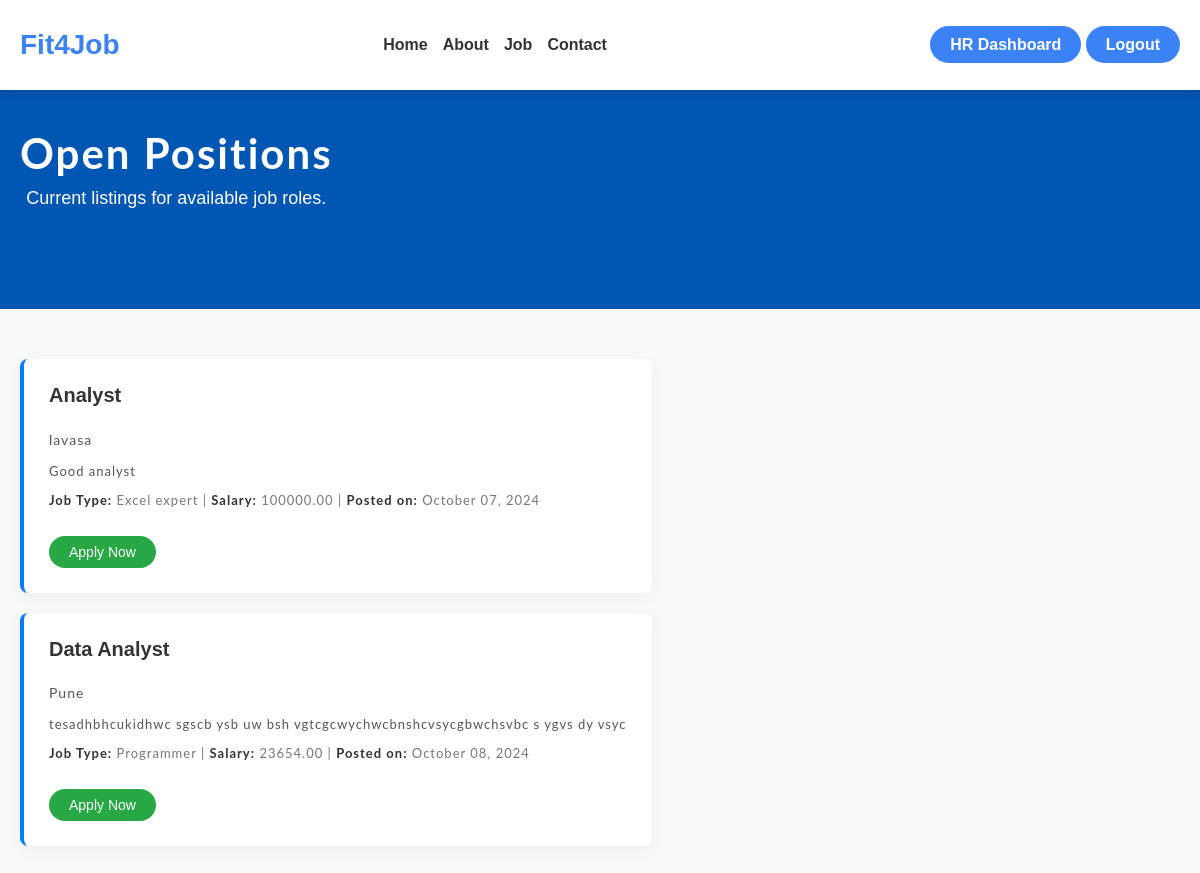
/job-list/ (signed in), run on the app's committed database.
### ats_app/models.py (models this page shows, shortened)
class Job(models.Model):
    title = models.CharField(max_length=100)
    description = models.TextField()
    job_type = models.CharField(max_length=50)
    location = models.CharField(max_length=100)
    skills = models.CharField(max_length=200)
    salary = models.DecimalField(max_digits=10, decimal_places=2)
    created_at = models.DateTimeField(auto_now_add=True)
    updated_at = models.DateTimeField(auto_now=True)
    user = models.ForeignKey(User,on_delete=models.CASCADE)

### ats_app/views.py (the view)
    def wrapper(request, *args, **kwargs):
        if 'username' in request.session:
            return view_func(request, *args, **kwargs)
        else:
            messages.error(request, 'You need to log in to access this page.')
            return redirect('signin')

### ats_app/views.py (called while the page is built)
def is_authenticated(view_func):
    def wrapper(request, *args, **kwargs):
        if 'username' in request.session:
            return view_func(request, *args, **kwargs)
        else:
            messages.error(request, 'You need to log in to access this page.')
            return redirect('signin')
    return wrapper

@is_authenticated
def job_view(request):
    jobs = Job.objects.all()
    return render(request, 'main/job_list.html', {'jobs': jobs})

### templates/main/job_list.html (shortened to what this page needs)
{% extends 'base.html' %}
{% load static %}
{% block content %}
<div class="job-masthead">
    <div class="container">
        <div class="row">
            <div class="col-md-10 offset-md-1">
                <div class="job-heading-container">
                    <h1 class="job-heading">Open Positions</h1>
                    <span class="job-subheading">Current listings for available job roles.</span>
                </div>
            </div>
        </div>
    </div>
</div>
<section>
    <div class="container">
        <div class="row">
            <div class="col-md-10 offset-md-1">
                <ul class="job-listings-container">
                    {% for job in jobs %}
                    <li class="job-item-card">
                        <div class="job-content">
                            <h4 class="job-item-title">{{ job.title }}</h4>
                            <p class="job-item-location">{{ job.location }}</p>
                            <p class="job-item-description">{{ job.description }}</p>
                            <p class="job-item-meta">
                                <strong>Job Type:</strong> {{ job.job_type }} |
                                <strong>Salary:</strong> {{ job.salary }} |
                                <strong>Posted on:</strong> {{ job.created_at|date:"F d, Y" }}
                            </p>
                        </div>
                        <a href="{% url 'apply_for_job' job.id %}" class="btn-apply-job">Apply Now</a>
                    </li>
                    {% endfor %}
                </ul>
            </div>
        </div>
    </div>
</section>
{% endblock content %}

### static/css/style copy.css (style rules this page uses)
body { font-family: 'Poppins', sans-serif; margin: 0; padding: 0; background-color: #f4f4f4; color: #333; margin-top: 80px; }
.container { display: flex; justify-content: space-between; align-items: center; margin: 20px; }
body { margin: 0; }
h1 { font-family: 'Lato', sans-serif; font-weight: 200; letter-spacing: 2px; font-size: 35px; }
p { font-family: 'Lato', sans-serif; letter-spacing: 1px; font-size: 14px; color: #333333; }

### static/css/job_category.css (style rules this page uses)
html, body { overflow-x: hidden; }

### static/css/about.css (style rules this page uses)
html, body { height: 100%; margin: 0; }

### templates/main/job_list.html (style rules this page uses)
body { font-family: 'Arial', sans-serif; background-color: #f9f9f9; margin: 0; padding: 0; }
.job-masthead { background-color: #0056b3; padding: 80px 0; color: white; text-align: center; }
.job-masthead .job-heading { font-size: 42px; font-weight: 700; margin-bottom: 10px; }
.job-masthead .job-subheading { font-size: 18px; font-weight: 300; }
.job-listings-container { list-style: none; padding: 0; margin-top: 30px; }
.job-item-card { background-color: #fff; border-radius: 8px; margin-bottom: 20px; padding: 25px; box-shadow: 0 4px 15px rgba(0, 0, 0, 0.05); transition: box-shadow 0.3s ease; display: flex; flex-direction: column; border-left: 4px solid #007bff; }
.job-item-title { font-size: 20px; font-weight: 600; margin: 0; color: #333; }
.job-item-company, .job-item-location { font-size: 14px; font-weight: 400; margin-top: 5px; color: #555; }
.job-item-description { margin-top: 15px; font-size: 13px; color: #555; }
.job-item-meta { font-size: 13px; color: #777; margin-top: 10px; }
.job-item-meta strong { color: #333; }
.btn-apply-job { background-color: #28a745; color: white; padding: 8px 20px; border-radius: 40px; text-decoration: none; font-size: 14px; margin-top: 15px; transition: background-color 0.3s ease; align-self: flex-start; }

### data on the page
Job: title "Analyst", location "lavasa", description "Good analyst", job_type "Excel expert", salary "100000.00", created_at "October 07, 2024"
Job: title "Data Analyst", location "Pune", description "tesadhbhcukidhwc sgscb ysb uw bsh vgtcgcwychwcbnshcvsycgbwchsvbc s ygvs dy vsyc", job_type "Programmer", salary "23654.00", created_at "October 08, 2024"
